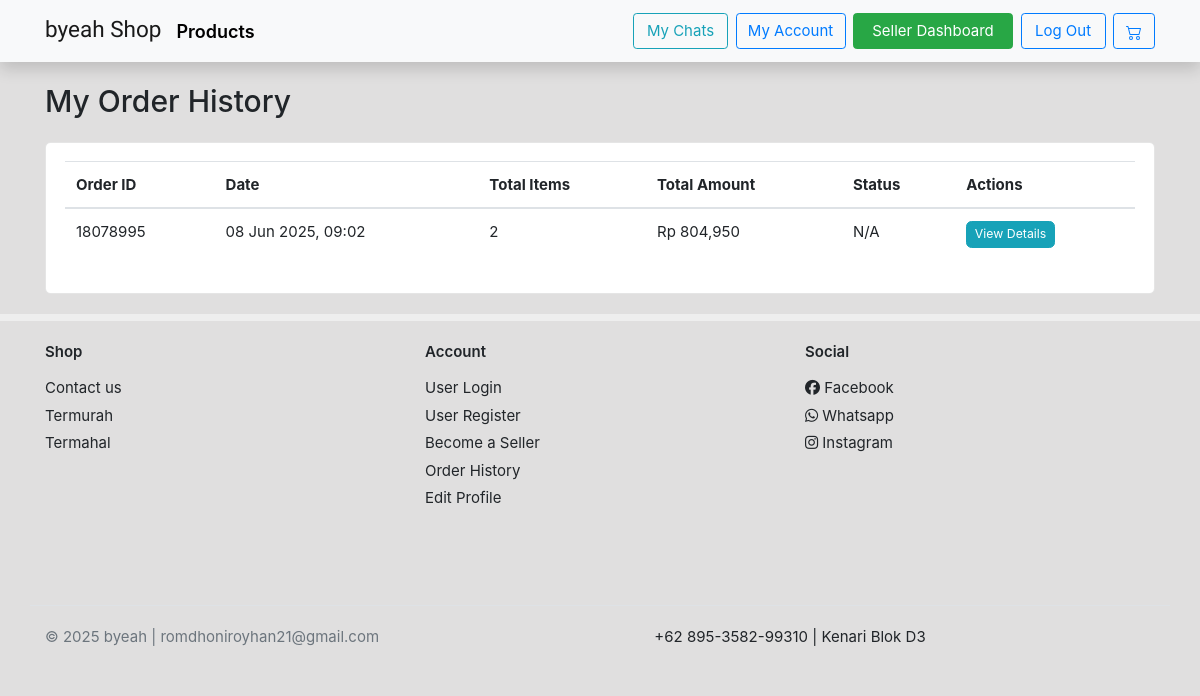
/customer/order-history/ (signed in), run on the app's committed database.
### home/models.py (models this page shows, shortened)
class Order(models.Model):
    user = models.ForeignKey(User, on_delete=models.CASCADE, null=True, blank= True)
    date_order = models.DateTimeField(auto_now_add=True)
    status = models.ForeignKey(OrderStatus, on_delete=models.PROTECT, null=True, blank=True)
    transaction_id = models.CharField(max_length=255, null=True, unique=True)
    @property
    def get_cart_totals(self):
        orderitem = self.orderitem_set.all()
        return sum([item.get_total for item in orderitem])
    @property
    def get_cart_items(self):
        orderitem = self.orderitem_set.all()
        return sum([item.quantity for item in orderitem])

class OrderItem(models.Model):
    product = models.ForeignKey(Product, null=True, on_delete=models.SET_NULL, blank=True)
    order = models.ForeignKey(Order, null=True, on_delete=models.SET_NULL, blank=True)
    quantity = models.IntegerField(default=0, null=True,blank=True)
    date_added = models.DateTimeField(auto_now_add=True)
    @property
    def get_total(self):
        print(self.quantity)
        return self.product.price * self.quantity

class Product(models.Model):
    category        = models.ForeignKey(Category,related_name='product', on_delete=models.CASCADE)
    seller          = models.ForeignKey(User, related_name='products', on_delete=models.CASCADE, null=True, blank=True)
    name            = models.CharField(max_length=255,unique=True)
    old_price       = models.DecimalField(blank=True,null=True,max_digits=12,decimal_places=2)
    price           = models.DecimalField(max_digits=12,decimal_places=2)
    main_image      = models.ImageField(upload_to='images/', blank=True, null=True)
    description     = models.TextField()
    upload_time     = models.DateField(auto_now_add=True)
    stock           = models.IntegerField(default=1)
    slug            = models.SlugField(blank=True)

### customers/views.py (the view)
# urls.py: path('order-history/', customer_order_history_view, name='customer_order_history'),
@login_required
def customer_order_history_view(request):
    try:
        from home.models import Order, OrderStatus # Ensure OrderStatus is imported
        default_cart_status = OrderStatus.objects.filter(is_default=True).first()
        if not default_cart_status:
            messages.error(request, "System configuration error: Default order status not set. Please contact support.")
            print("CRITICAL: No default OrderStatus found in customer_order_history_view.")
            orders = Order.objects.none() # Return an empty queryset to prevent further errors
        else:
            orders = Order.objects.filter(user=request.user).exclude(status=default_cart_status).order_by('-date_order')
        context = {
            'orders': orders,
        }
        return render(request, 'customers/order_history.html', context)
    except Exception as e:
        messages.error(request, "An error occurred while fetching your order history.")
        print(f"Error in customer_order_history_view: {str(e)}")
        return redirect('customers:view_profile')

### templates/customers/order_history.html (shortened to what this page needs)
{% extends 'base.html' %}
{% load static %}
{% load humanize %}
{% block content %}
<section class="under-nav">
    <div class="container mt-4">
        <header class="mb-4">
            <h2 class="card-title">My Order History</h2>
        </header>
        {% if orders %}
            <div class="card">
                <div class="card-body">
                    <div class="table-responsive">
                        <table class="table table-hover">
                            <thead>
                                <tr>
                                    <th scope="col">Order ID</th>
                                    <th scope="col">Date</th>
                                    <th scope="col">Total Items</th>
                                    <th scope="col">Total Amount</th>
                                    <th scope="col">Status</th>
                                    <th scope="col">Actions</th>
                                </tr>
                            </thead>
                            <tbody>
                                {% for order in orders %}
                                <tr>
                                    <td>{{ order.transaction_id }}</td>
                                    <td>{{ order.date_order|date:"d M Y, H:i" }}</td>
                                    <td>{{ order.get_cart_items }}</td>
                                    <td>Rp {{ order.get_cart_totals|floatformat:0|intcomma }}</td>
                                    <td>{{ order.status.name|default:"N/A" }}</td>
                                    <td><a href="{% url 'customers:customer_order_detail' order.transaction_id %}" class="btn btn-sm btn-info">View Details</a></td>
                                </tr>
                                {% endfor %}
                            </tbody>
                        </table>
                    </div>
                </div>
            </div>
        {% else %}
            <div class="alert alert-info" role="alert">
                You have no past orders. <a href="{% url 'homey:product' %}" class="alert-link">Start shopping!</a>
            </div>
        {% endif %}
    </div>
</section>
{% endblock content %}

### static/ui.css (style rules this page uses)
html { font-family: "Inter", sans-serif; font-size: 15px; }

### static/style.css (style rules this page uses)
body { background-color: rgba(168, 166, 166,.35); }
.under-nav { margin-top: 83px!important; }
.card { position: relative; display: flex; flex-direction: column; min-width: 0; word-wrap: break-word; background-color: #fff; background-clip: border-box; border: 1px solid rgba(0, 0, 0, 0.1); border-radius: 0.37rem; }
.card-body { background-size: cover; position: relative; z-index: 10; }
*, *::before, *::after { box-sizing: border-box; }

### data on the page
Order: transaction_id "18078995", date_order "08 Jun 2025, 09:02", get_cart_items "2", get_cart_totals "804,950", status.name "N/A"
